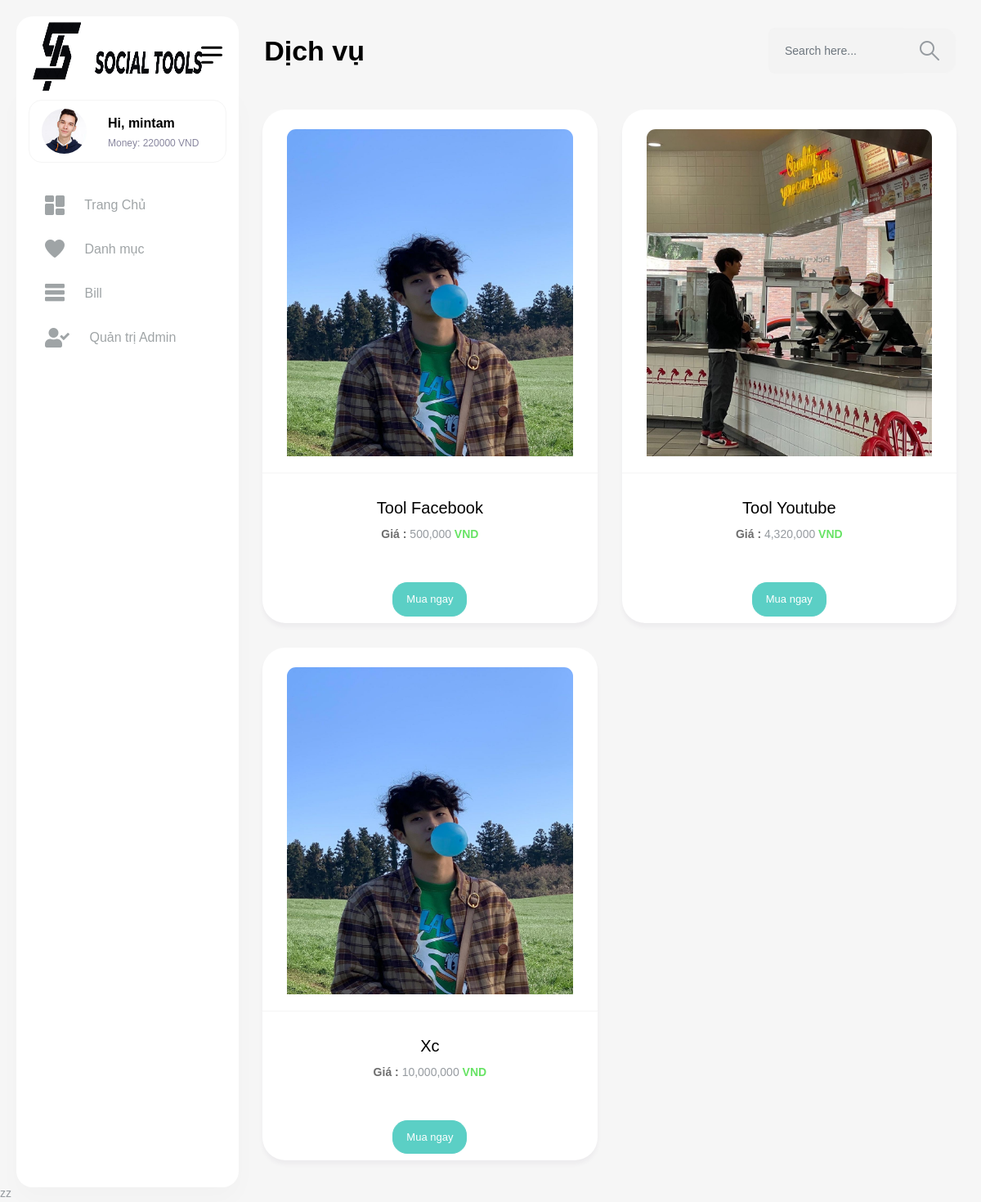
The app's page /view/index.php?act=ctdanhmuc&id_danhmuc=1 (signed in) with its own data.
### tables this page shows
CREATE TABLE `user` (
  `id_user` int(11) NOT NULL,
  `ten_user` varchar(255) NOT NULL,
  `pass` varchar(255) NOT NULL,
  `email` varchar(255) NOT NULL,
  `money` int(11) NOT NULL DEFAULT 0,
  `total_money` int(11) NOT NULL DEFAULT 0,
  `role` tinyint(4) NOT NULL DEFAULT 0
);

CREATE TABLE `phanmem` (
  `id_phanmem` int(11) NOT NULL,
  `ten_phanmem` varchar(255) NOT NULL,
  `img` varchar(255) NOT NULL,
  `price` int(11) NOT NULL,
  `link` varchar(255) NOT NULL,
  `des` varchar(10000) DEFAULT NULL,
  `id_danhmuc` int(11) NOT NULL
);

### model/pdo.php (called while the page is built, shortened)
<?php
function pdo_get_connection(){
    $servername = "localhost";
    $username = "root";
    $password = "";
    try {
        $conn = new PDO("mysql:host=$servername;dbname=duan1", $username, $password);
        $conn->setAttribute(PDO::ATTR_ERRMODE, PDO::ERRMODE_EXCEPTION);
        return $conn;
    } catch(PDOException $e) {
        echo "Connection failed: " . $e->getMessage();
    }
}
function pdo_query($sql){
    $sql_args=array_slice(func_get_args(),1);
    try{
        $conn=pdo_get_connection();
        $stmt=$conn->prepare($sql);
        $stmt->execute($sql_args);
        $rows=$stmt->fetchAll();
        return $rows;
    }
    catch(PDOException $e){
        throw $e;
    }
    finally{
        unset($conn);
    }
}
function pdo_query_one($sql){
    $sql_args=array_slice(func_get_args(),1);
    try{
        $conn=pdo_get_connection();
        $stmt=$conn->prepare($sql);
        $stmt->execute($sql_args);
        $row=$stmt->fetch(PDO::FETCH_ASSOC);
        return $row;
    }
    catch(PDOException $e){
        throw $e;
    }
    finally{
        unset($conn);
    }
}
?>

### model/taikhoan.php (called while the page is built, shortened)
<?php
function load_one_user($id_user) {
    $sql = "select * from `user` where `id_user`= '{$id_user}'";
    $one_user = pdo_query_one($sql);
    return $one_user;
}
?>

### model/phanmem.php (called while the page is built, shortened)
<?php
    function load_phanmem_cungdanhmuc($id_danhmuc){
        $sql = "SELECT * FROM `phanmem`
        JOIN `danhmuc` ON phanmem.id_danhmuc = danhmuc.id_danhmuc
        where phanmem.id_danhmuc = {$id_danhmuc}";
        $listphanmem = pdo_query($sql);
        return $listphanmem;
    }
?>

### View/ctdanhmuc.php (the view, shortened to what this page needs)
<div class="content-body">
                <div class="container-fluid">
					<div class="row">
 					<?php
						foreach ($listphanmem as $phanmem ){
							extract($phanmem);
						?>
							<div class="col-xl-6">
									<div class="card text-center">
										<a href="index.php?act=ctphanmem&id_phanmem=<?php echo $id_phanmem ?>">
											<div class="card-header">
												<img class="card-img-top img-fluid" src="<?php echo $phanmem[2] ?>" alt="Card image cap" style="width: 700px; height: 400px;" >
											</div>
											<div class="card-body">
											<b><h5 class="card-title"><?php echo $ten_phanmem ?></h5></b>
											<p class=""><b class="text-dark">Giá : </b> <?php echo number_format($price)?> <b class="text-success">VND</b></p>
											</div>
										</a>
										<div class="card-title">
										<input type="submit" value="Mua ngay" name="muangay" class="btn btn-primary btn-mua">
										</div>
									</div>
							</div>
						<?php
						}
						?>
                </div>
    		</div>
		</div>

### View/header.php (shortened to what this page needs)
<?php
	extract($_SESSION['user']);
	$one_user = load_one_user($id_user);
    if(is_array($one_user)){
        extract($one_user);
    }
?>
<!DOCTYPE html>
<html lang="en">
<head>
	<link href="../vendor/jquery-nice-select/css/nice-select.css" rel="stylesheet">
	<link rel="stylesheet" href="../vendor/nouislider/nouislider.min.css">
    <link href="../css/style.css" rel="stylesheet">
	<link rel="stylesheet" href="https://cdn.jsdelivr.net/npm/sweetalert2@11">
</head>
<body>
    <div id="main-wrapper">
        <div class="nav-header">
            <a href="index.php" class="brand-logo">
				<img src="../img/logo7.png" alt="" viewbox="0 0 0 0"  width="60" height="100" >
				<img src="../img/logo8.png" alt=""  class="brand-title" width="135" height="60" margin="0px" >
            </a>
            <div class="nav-control">
                <div class="hamburger">
                    <span class="line"></span><span class="line"></span><span class="line"></span>
                </div>
            </div>
        </div>
        <div class="header">
            <div class="header-content">
                <nav class="navbar navbar-expand">
                    <div class="collapse navbar-collapse justify-content-between">
                        <div class="header-left">
							<div class="dashboard_bar">
                                Dịch vụ
                            </div>
                        </div>
                        <ul class="navbar-nav header-right">
							<li class="nav-item">
								<div class="input-group search-area">
									<input type="text" class="form-control" placeholder="Search here...">
									<span class="input-group-text"><a href="javascript:void(0)"><i class="flaticon-381-search-2"></i></a></span>
								</div>
							</li>
                        </ul>
                    </div>
				</nav>
			</div>
		</div>
        <div class="dlabnav">
            <div class="dlabnav-scroll">
				<ul class="metismenu" id="menu">
					<li class="dropdown header-profile">
						<a class="nav-link" href="javascript:void(0);" role="button" data-bs-toggle="dropdown">
							<img src="../images/profile/pic1.jpg" width="20" alt="">
							<div class="header-info ms-3">
								<span class="font-w600 ">Hi, <b><?php echo $ten_user ?></b></span>
								<small class="text-end font-w400">Money: <?php echo $money ?> VND</small>
							</div>
						</a>
					</li>
                    <li><a class="" href="index.php" >
							<i class="flaticon-025-dashboard"></i>
							<span class="nav-text">Trang Chủ</span>
						</a>
					</li>
					<li><a class="" href="index.php?act=danhmuc" >
							<i class="flaticon-045-heart"></i>
							<span class="nav-text">Danh mục</span>
						</a>
                    </li>
					<li><a class="" href="index.php?act=bill" >
							<i class="flaticon-043-menu"></i>
							<span class="nav-text">Bill</span>
						</a>
                    </li>
					<?php if($_SESSION['user']['role']==1){?>
                            <li><a href="../admin/index.php">
								<i class="fas fa-user-check"></i>
								<span class="nav-text">Quản trị Admin</span>
							</a></li>
                    <?php } ?>
                </ul>
			</div>
        </div>

### records on screen
user: ten_user "mintam", money "220000"
phanmem: img (picture), ten_phanmem "Tool Facebook", price "500,000"
phanmem: img (picture), ten_phanmem "Tool Youtube", price "4,320,000"
phanmem: img (picture), ten_phanmem "Xc", price "10,000,000"
